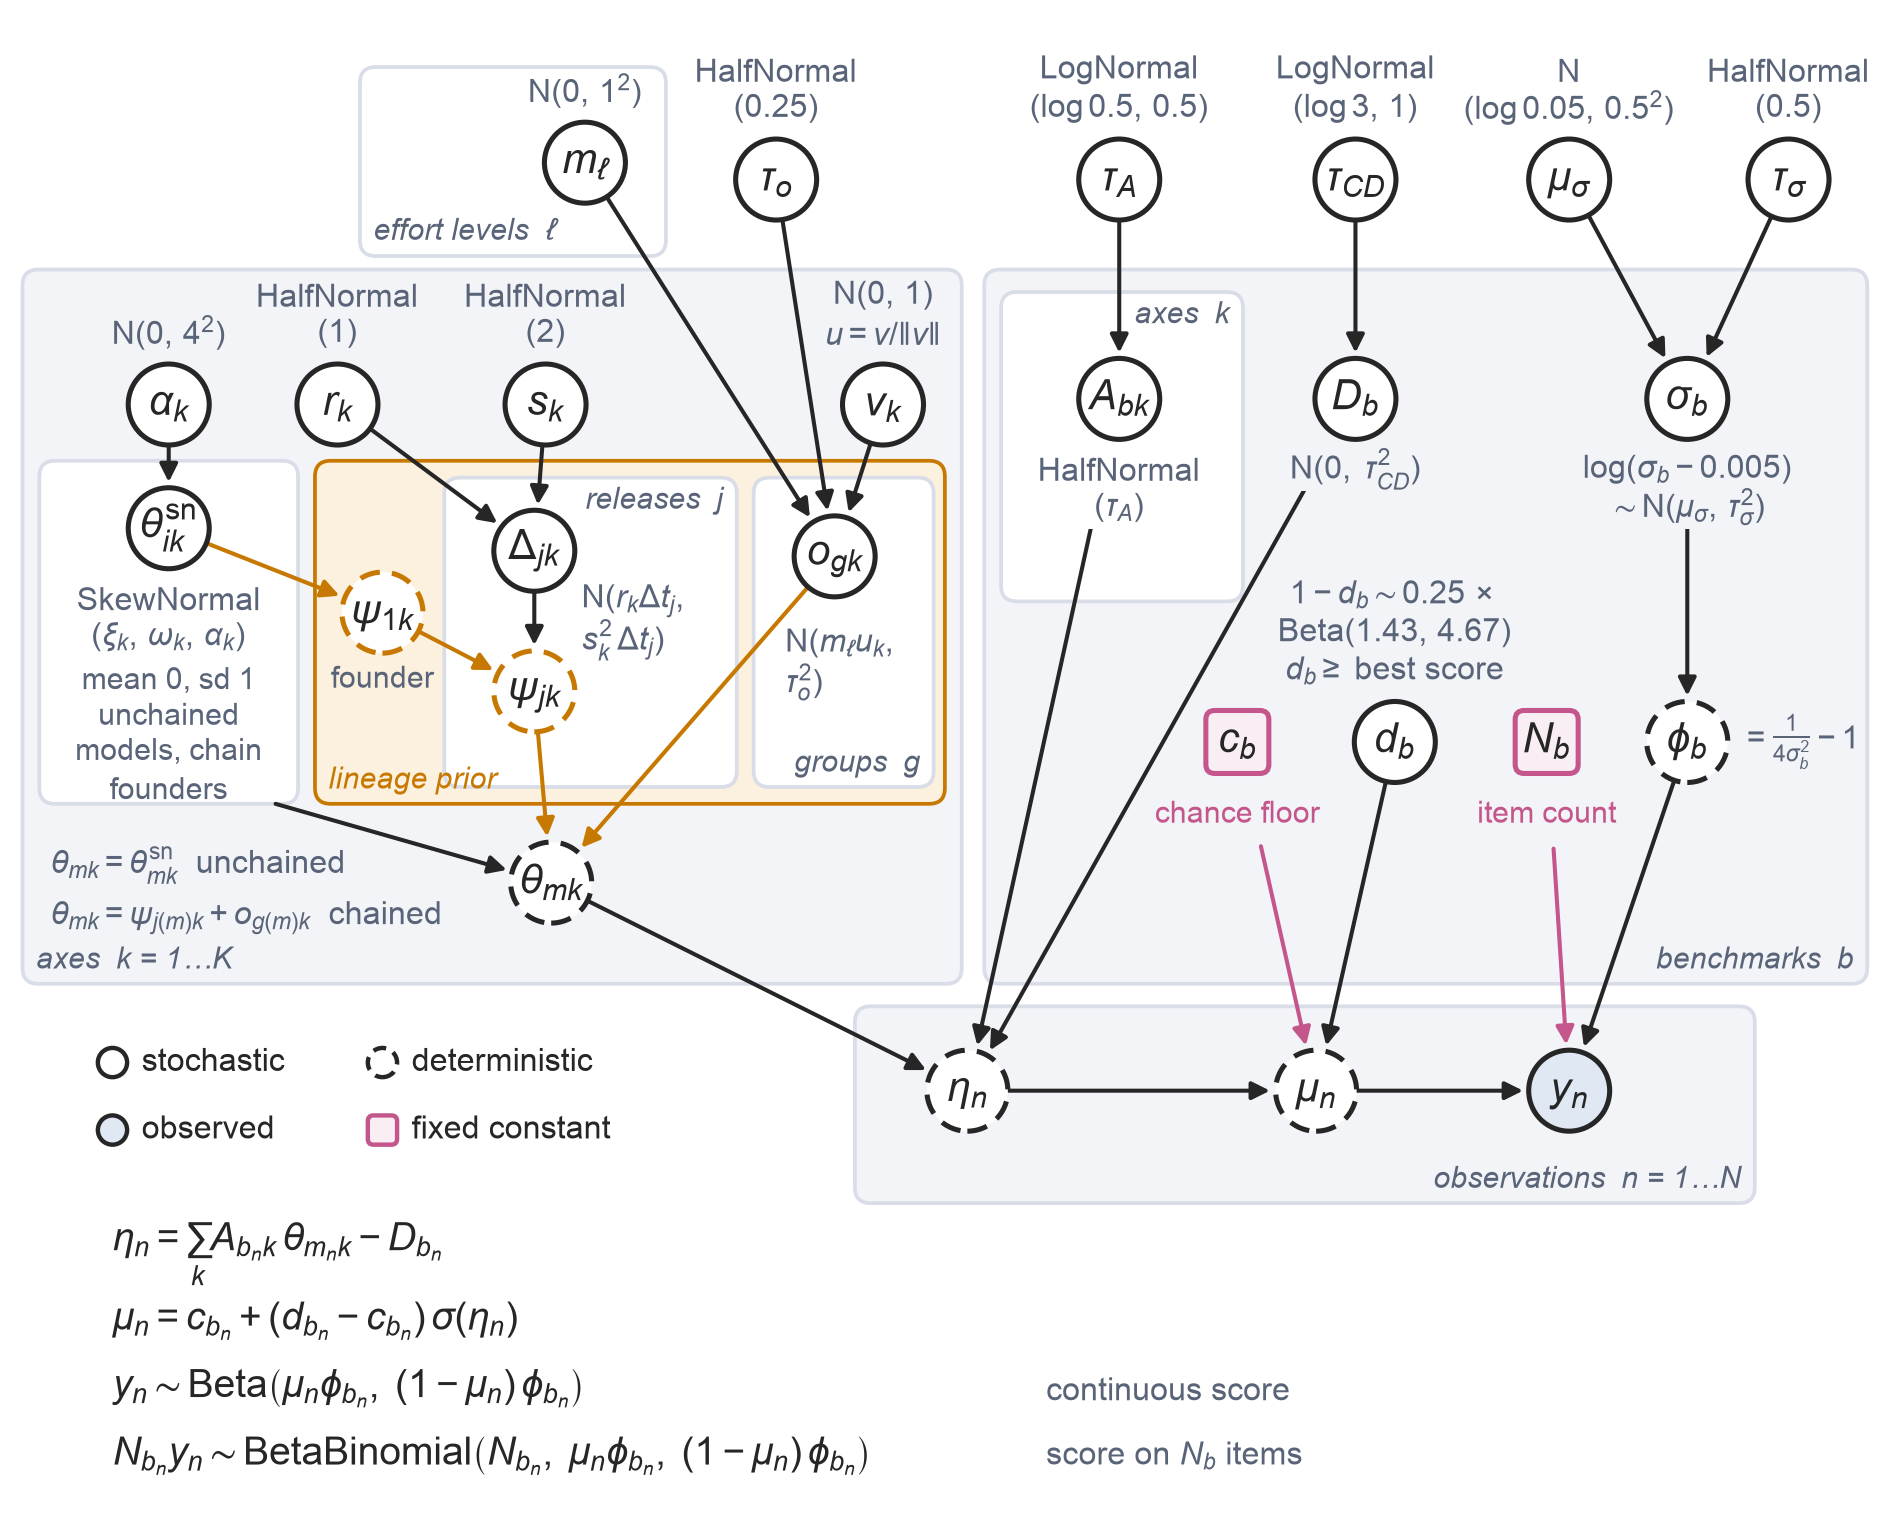

The Python source for this figure:
"""Figure 2: plate diagram of the multi-axis model (the flagship fit).

Flagship flags (trace attr `mirt_spec`): K = 4, non-negative "normal" loadings,
fixed chance floors, estimated ceilings, Beta-binomial on item-scored benchmarks,
skew-normal ability block, pooled noise with a floor, lineage prior with Brownian
steps and effort means, models only. Every prior label is read from
2_model/multiaxis_eci/models/mirt.py (build_mirt_model) and config.py.

Visual language of docs/make_prior_graph.py page 2. Its helpers are copied, not
imported: that script parses argv and draws all four pages at import.
"""
import sys
from pathlib import Path

import matplotlib
import matplotlib.patches
import matplotlib.text
import numpy as np

matplotlib.use("Agg")
import matplotlib.pyplot as plt
from matplotlib.patches import Circle, FancyArrowPatch, FancyBboxPatch

ROOT = Path(__file__).resolve().parents[3]
sys.path.insert(0, str(ROOT / "2_model"))
from multiaxis_eci.config import (  # noqa: E402
    PRIOR_CEILING_GAP, PRIOR_EFFORT_MEAN, PRIOR_LINEAGE_DELTA_BM,
    PRIOR_LINEAGE_DRIFT_BM, PRIOR_LINEAGE_OFFSET, PRIOR_SIGMA_B_POOLED,
    PRIOR_TAU_ALPHA, PRIOR_TAU_CD, PRIOR_THETA_SKEW_ALPHA, SIGMA_B_FLOOR)

INK = "#262626"   # the preprint style guide's INK
MUT = "#5a6478"
PLF = "#f2f4f8"   # plate fill
PLE = "#d8dde7"   # plate edge
OBS = "#dfe8f3"   # observed fill
FLR = "#C4568C"   # fixed constant
FLRF = "#faeef5"
FAM = "#C77800"   # lineage prior
FAMF = "#fbf1de"

plt.rcParams.update({
    "font.family": "sans-serif",
    "font.sans-serif": ["Arial"],
    "mathtext.fontset": "custom",
    "mathtext.rm": "Arial",
    "mathtext.it": "Arial:italic",
    "mathtext.bf": "Arial:bold",
    "mathtext.cal": "Arial",          # the normal family prints as a plain N
    "mathtext.fallback": "stixsans",  # sum and norm glyphs Arial lacks
    "text.color": INK,
})

R = 0.36
FS_NODE = 12.5
FS_LAB = 9.6
FS_PLATE = 9.0
FS_EQ = 11.5


def _lnum(x):
    """log-scale constant as printed: log 0.05, log 3."""
    return f"\\log {np.exp(x):g}"


def stoch(ax, x, y, math, dist=None, r=R, below=False, bg=None, color=INK):
    ax.add_patch(Circle((x, y), r, facecolor="white", edgecolor=color, lw=1.5, zorder=3))
    ax.text(x, y, math, ha="center", va="center", fontsize=FS_NODE, zorder=4)
    if dist:
        dy, va = (-r - 0.1, "top") if below else (r + 0.1, "bottom")
        bbox = (dict(boxstyle="square,pad=0.08", facecolor=bg, edgecolor="none")
                if bg else None)
        ax.text(x, y + dy, dist, ha="center", va=va, fontsize=FS_LAB, color=MUT,
                zorder=4, bbox=bbox, linespacing=1.25)


def det(ax, x, y, math, r=R, color=INK):
    ax.add_patch(Circle((x, y), r, facecolor="white", edgecolor=color, lw=1.5,
                        linestyle=(0, (4, 2.4)), zorder=3))
    ax.text(x, y, math, ha="center", va="center", fontsize=FS_NODE, zorder=4)


def obsn(ax, x, y, math, r=R):
    ax.add_patch(Circle((x, y), r, facecolor=OBS, edgecolor=INK, lw=1.5, zorder=3))
    ax.text(x, y, math, ha="center", va="center", fontsize=FS_NODE, zorder=4)


def const(ax, x, y, math, h=0.56):
    """Fixed constant read from file: a rounded square in the floor colour."""
    ax.add_patch(FancyBboxPatch((x - h / 2, y - h / 2), h, h,
                                boxstyle="round,pad=0,rounding_size=0.08",
                                facecolor=FLRF, edgecolor=FLR, lw=1.5, zorder=3))
    ax.text(x, y, math, ha="center", va="center", fontsize=FS_NODE, zorder=4)


def plate(ax, x0, y0, x1, y1, label="", fill=PLF, pos="br", edgec=PLE, tc=MUT):
    ax.add_patch(FancyBboxPatch((x0, y0), x1 - x0, y1 - y0,
                                boxstyle="round,pad=0,rounding_size=0.14",
                                facecolor=fill, edgecolor=edgec, lw=1.1, zorder=0.5))
    if label:
        lx, ha = (x1 - 0.12, "right") if pos[1] == "r" else (x0 + 0.12, "left")
        ly, va = (y0 + 0.08, "bottom") if pos[0] == "b" else (y1 - 0.08, "top")
        ax.text(lx, ly, label, ha=ha, va=va, fontsize=FS_PLATE,
                color=tc, style="italic", zorder=2)


def edge(ax, p, q, color=INK, rA=R, rB=R, ls="-", lw=1.2, rad=0.0):
    p, q = np.asarray(p, float), np.asarray(q, float)
    u = (q - p) / np.linalg.norm(q - p)
    a, b = p + u * rA, q - u * (rB + 0.05)
    ax.add_patch(FancyArrowPatch(a, b, arrowstyle="-|>", mutation_scale=11,
                                 color=color, lw=lw, linestyle=ls, zorder=2,
                                 connectionstyle=f"arc3,rad={rad}",
                                 shrinkA=0, shrinkB=0))


def note(ax, x, y, s, ha="center", va="center", color=INK, fs=FS_LAB, bg=None):
    bbox = dict(boxstyle="square,pad=0.08", facecolor=bg, edgecolor="none") if bg else None
    ax.text(x, y, s, ha=ha, va=va, fontsize=fs, color=color, zorder=4, bbox=bbox,
            linespacing=1.3)


def two(name, args):
    """A prior label on two lines, the family over its arguments."""
    return f"${name}$\n$({args})$"


# 1 unit = 0.6 in: printed at a 6.5 in text width the labels read at ~6.5 pt.
X0, X1, Y0, Y1 = 0.0, 16.8, -2.75, 10.9
U = 0.6
fig, ax = plt.subplots(figsize=((X1 - X0) * U, (Y1 - Y0) * U))
ax.set_xlim(X0, X1)
ax.set_ylim(Y0, Y1)
ax.set_aspect("equal")
ax.axis("off")

# ---------------- ability side (left) ----------------
# effort-offset hyperparameters: not per-axis cells, so above the axes plate
plate(ax, 3.2, 8.62, 5.92, 10.3, r"effort levels  $\ell$", fill="white", pos="bl")
stoch(ax, 5.2, 9.45, r"$m_\ell$", rf"$\mathcal{{N}}(0,\,{PRIOR_EFFORT_MEAN:g}^2)$")
stoch(ax, 6.9, 9.3, r"$\tau_o$", two(r"\mathrm{HalfNormal}", f"{PRIOR_LINEAGE_OFFSET:g}"))

plate(ax, 0.2, 2.15, 8.55, 8.5, "axes  k = 1…K", pos="bl")
stoch(ax, 7.85, 7.3, r"$v_k$", "$\\mathcal{N}(0,\\,1)$\n$u=v/\\Vert v\\Vert$")
stoch(ax, 1.5, 7.3, r"$\alpha_k$", rf"$\mathcal{{N}}(0,\,{PRIOR_THETA_SKEW_ALPHA:g}^2)$",
      bg=PLF)
stoch(ax, 3.0, 7.3, r"$r_k$", two(r"\mathrm{HalfNormal}", f"{PRIOR_LINEAGE_DRIFT_BM:g}"),
      bg=PLF)
stoch(ax, 4.85, 7.3, r"$s_k$", two(r"\mathrm{HalfNormal}", f"{PRIOR_LINEAGE_DELTA_BM:g}"),
      bg=PLF)

# exchangeable skew-normal block: models outside the chains and the chain founders
plate(ax, 0.35, 3.75, 2.65, 6.8, "", fill="white")
stoch(ax, 1.5, 6.2, r"$\theta^{\mathrm{sn}}_{ik}$",
      "$\\mathrm{SkewNormal}$\n$(\\xi_k,\\,\\omega_k,\\,\\alpha_k)$", below=True, bg="white")
note(ax, 1.5, 4.85, "mean 0, sd 1", fs=FS_PLATE, color=MUT)
note(ax, 1.5, 4.22, "unchained\nmodels, chain\nfounders", fs=FS_PLATE, color=MUT)

# lineage prior: founder level, Brownian step over the release gap, variant offset
plate(ax, 2.8, 3.75, 8.4, 6.8, "lineage prior", fill=FAMF, edgec=FAM, tc=FAM, pos="bl")
det(ax, 3.4, 5.45, r"$\psi_{1k}$", color=FAM)
note(ax, 3.4, 4.88, "founder", fs=FS_PLATE, color=MUT)
plate(ax, 3.95, 3.9, 6.55, 6.65, "releases  j", fill="white", pos="tr")
stoch(ax, 4.75, 6.0, r"$\Delta_{jk}$")
note(ax, 5.17, 5.38, "$\\mathcal{N}(r_k\\Delta t_j,$\n$s_k^2\\,\\Delta t_j)$", ha="left",
     color=MUT)
det(ax, 4.75, 4.75, r"$\psi_{jk}$", color=FAM)
plate(ax, 6.7, 3.9, 8.3, 6.65, "groups  g", fill="white")
stoch(ax, 7.42, 5.95, r"$o_{gk}$")
note(ax, 6.98, 5.0, "$\\mathcal{N}(m_\\ell u_k,$\n$\\tau_o^2)$", ha="left", color=MUT)

XT = 4.9
det(ax, XT, 3.05, r"$\theta_{mk}$")
note(ax, 0.45, 3.2, r"$\theta_{mk}=\theta^{\mathrm{sn}}_{mk}$  unchained", ha="left", color=MUT)
note(ax, 0.45, 2.74, r"$\theta_{mk}=\psi_{j(m)k}+o_{g(m)k}$  chained", ha="left", color=MUT)

# ---------------- benchmark side (right) ----------------
XA, XD, XS, XN, XC, XF = 9.95, 12.05, 15.0, 13.75, 12.4, 11.0
stoch(ax, XA, 9.3, r"$\tau_A$",
      two(r"\mathrm{LogNormal}",
          f"{_lnum(PRIOR_TAU_ALPHA['mu'])},\\,{PRIOR_TAU_ALPHA['sigma']:g}"))
stoch(ax, XD, 9.3, r"$\tau_{CD}$",
      two(r"\mathrm{LogNormal}", f"{_lnum(PRIOR_TAU_CD['mu'])},\\,{PRIOR_TAU_CD['sigma']:g}"))
P = PRIOR_SIGMA_B_POOLED
stoch(ax, 13.95, 9.3, r"$\mu_\sigma$",
      two(r"\mathcal{N}", f"{_lnum(P['mu_loc'])},\\,{P['mu_sd']:g}^2"))
stoch(ax, 15.9, 9.3, r"$\tau_\sigma$", two(r"\mathrm{HalfNormal}", f"{P['tau_sd']:g}"))

plate(ax, 8.75, 2.15, 16.6, 8.5, "benchmarks  b")
plate(ax, 8.9, 5.55, 11.05, 8.3, "axes  k", fill="white", pos="tr")
stoch(ax, XA, 7.35, r"$A_{bk}$", two(r"\mathrm{HalfNormal}", r"\tau_A"), below=True,
      bg="white")
stoch(ax, XD, 7.35, r"$D_b$", r"$\mathcal{N}(0,\;\tau_{CD}^2)$", below=True, bg=PLF)
stoch(ax, XS, 7.35, r"$\sigma_b$",
      f"$\\log(\\sigma_b-{SIGMA_B_FLOOR:g})$\n$\\sim\\mathcal{{N}}(\\mu_\\sigma,\\,\\tau_\\sigma^2)$",
      below=True, bg=PLF)

const(ax, XF, 4.3, r"$c_b$")
note(ax, XF, 3.68, "chance floor", color=FLR, fs=FS_PLATE)
stoch(ax, XC, 4.3, r"$d_b$",
      rf"$1-d_b\sim{PRIOR_CEILING_GAP['scale']:g}\,\times$" "\n"
      rf"$\mathrm{{Beta}}({PRIOR_CEILING_GAP['alpha']:g},\,{PRIOR_CEILING_GAP['beta']:g})$"
      "\n" r"$d_b\geq$ best score", bg=PLF)
const(ax, XN, 4.3, r"$N_b$")
note(ax, XN, 3.68, "item count", color=FLR, fs=FS_PLATE)
det(ax, XS, 4.3, r"$\phi_b$")
note(ax, XS + 0.48, 4.3, r"$=\frac{1}{4\sigma_b^2}-1$", ha="left", color=MUT)

# ---------------- observations ----------------
XE, XM, XY = 8.6, 11.7, 13.95
plate(ax, 7.6, 0.2, 15.6, 1.95, "observations  n = 1…N")
det(ax, XE, 1.2, r"$\eta_n$")
det(ax, XM, 1.2, r"$\mu_n$")
obsn(ax, XY, 1.2, r"$y_n$")

# ---------------- edges ----------------
edge(ax, (5.2, 9.45), (7.42, 5.95))                 # m_l -> o
edge(ax, (7.85, 7.3), (7.42, 5.95))                 # v -> o (through u)
edge(ax, (6.9, 9.3), (7.42, 5.95))                 # tau_o -> o
edge(ax, (1.5, 7.3), (1.5, 6.2))                  # alpha -> skew block
edge(ax, (3.0, 7.3), (4.75, 6.0))                  # r -> Delta
edge(ax, (4.85, 7.3), (4.75, 6.0))                  # s -> Delta
edge(ax, (1.5, 6.2), (3.4, 5.45), color=FAM)       # founder rows
edge(ax, (3.4, 5.45), (4.75, 4.75), color=FAM)      # psi_1 -> psi_j
edge(ax, (4.75, 6.0), (4.75, 4.75))                 # Delta -> psi_j
edge(ax, (2.45, 3.75), (XT, 3.05), rA=0.0)           # unchained rows -> theta
edge(ax, (4.75, 4.75), (XT, 3.05), color=FAM)       # psi -> theta
edge(ax, (7.42, 5.95), (XT, 3.05), color=FAM)       # o -> theta
edge(ax, (XT, 3.05), (XE, 1.2))                     # theta -> eta

edge(ax, (XA, 9.3), (XA, 7.35))                     # tau_A -> A
edge(ax, (XD, 9.3), (XD, 7.35))                     # tau_CD -> D
edge(ax, (13.95, 9.3), (XS, 7.35))                  # mu_s -> sigma
edge(ax, (15.9, 9.3), (XS, 7.35))                   # tau_s -> sigma
edge(ax, (XS, 7.35), (XS, 4.3), rA=R + 0.75)        # sigma -> phi (below its label)
edge(ax, (XA, 7.35), (XE, 1.2), rA=R + 0.45)        # A -> eta
edge(ax, (XD, 7.35), (XE, 1.2), rA=R + 0.35)        # D -> eta
edge(ax, (XF, 4.3), (XM, 1.2), color=FLR, rA=0.95)  # c -> mu
edge(ax, (XC, 4.3), (XM, 1.2))                      # d -> mu
edge(ax, (XN, 4.3), (XY, 1.2), color=FLR, rA=0.95)  # N -> y
edge(ax, (XS, 4.3), (XY, 1.2))             # phi -> y
edge(ax, (XE, 1.2), (XM, 1.2))                      # eta -> mu
edge(ax, (XM, 1.2), (XY, 1.2))                      # mu -> y

# ---------------- display equations ----------------
ex, nx = 1.0, 9.3
note(ax, ex, -0.25, r"$\eta_n=\sum_k A_{b_n k}\,\theta_{m_n k}-D_{b_n}$", ha="left", fs=FS_EQ)
note(ax, ex, -0.85, r"$\mu_n=c_{b_n}+(d_{b_n}-c_{b_n})\,\sigma(\eta_n)$", ha="left", fs=FS_EQ)
note(ax, ex, -1.45,
     r"$y_n\sim\mathrm{Beta}\left(\mu_n\phi_{b_n},\;(1-\mu_n)\,\phi_{b_n}\right)$",
     ha="left", fs=FS_EQ)
note(ax, nx, -1.45, "continuous score", ha="left", color=MUT)
note(ax, ex, -2.05,
     r"$N_{b_n}y_n\sim\mathrm{BetaBinomial}\left(N_{b_n},\;\mu_n\phi_{b_n},\;(1-\mu_n)\,\phi_{b_n}\right)$",
     ha="left", fs=FS_EQ)
note(ax, nx, -2.05, "score on $N_b$ items", ha="left", color=MUT)

# ---------------- legend ----------------
lx, ly = 1.0, 1.45
items = [("stochastic", dict(facecolor="white", edgecolor=INK)),
         ("deterministic", dict(facecolor="white", edgecolor=INK, linestyle=(0, (3, 1.8)))),
         ("observed", dict(facecolor=OBS, edgecolor=INK))]
for i, (lab, kw) in enumerate(items):
    x = lx + (i % 2) * 2.4
    y = ly - (i // 2) * 0.6
    ax.add_patch(Circle((x, y), 0.13, lw=1.3, **kw))
    ax.text(x + 0.26, y, lab, fontsize=FS_LAB, va="center")
x, y = lx + 2.4, ly - 0.6
ax.add_patch(FancyBboxPatch((x - 0.13, y - 0.13), 0.26, 0.26,
                            boxstyle="round,pad=0,rounding_size=0.05",
                            facecolor=FLRF, edgecolor=FLR, lw=1.3))
ax.text(x + 0.26, y, "fixed constant", fontsize=FS_LAB, va="center")

# Final size: the tight bounding box is scaled to 160 mm wide, every font size,
# line width and arrow head with it, so the PDF is inserted at 100 %.
WIDTH_IN = 160 / 25.4
bb = fig.get_tightbbox(fig.canvas.get_renderer())
f = WIDTH_IN / bb.width
for t in fig.findobj(matplotlib.text.Text):
    t.set_fontsize(t.get_fontsize() * f)
for p in fig.findobj(matplotlib.patches.Patch):
    p.set_linewidth(p.get_linewidth() * f)
    if isinstance(p, FancyArrowPatch):
        p.set_mutation_scale(p.get_mutation_scale() * f)
w, h = fig.get_size_inches()
fig.set_size_inches(w * f, h * f)

out = Path(__file__).resolve().parent / "fig2_model_schematic"
fig.savefig(out.with_suffix(".pdf"), bbox_inches="tight", pad_inches=0)
fig.savefig(out.with_suffix(".png"), dpi=300, bbox_inches="tight", pad_inches=0)
print("wrote", out.with_suffix(".pdf"), out.with_suffix(".png"))
